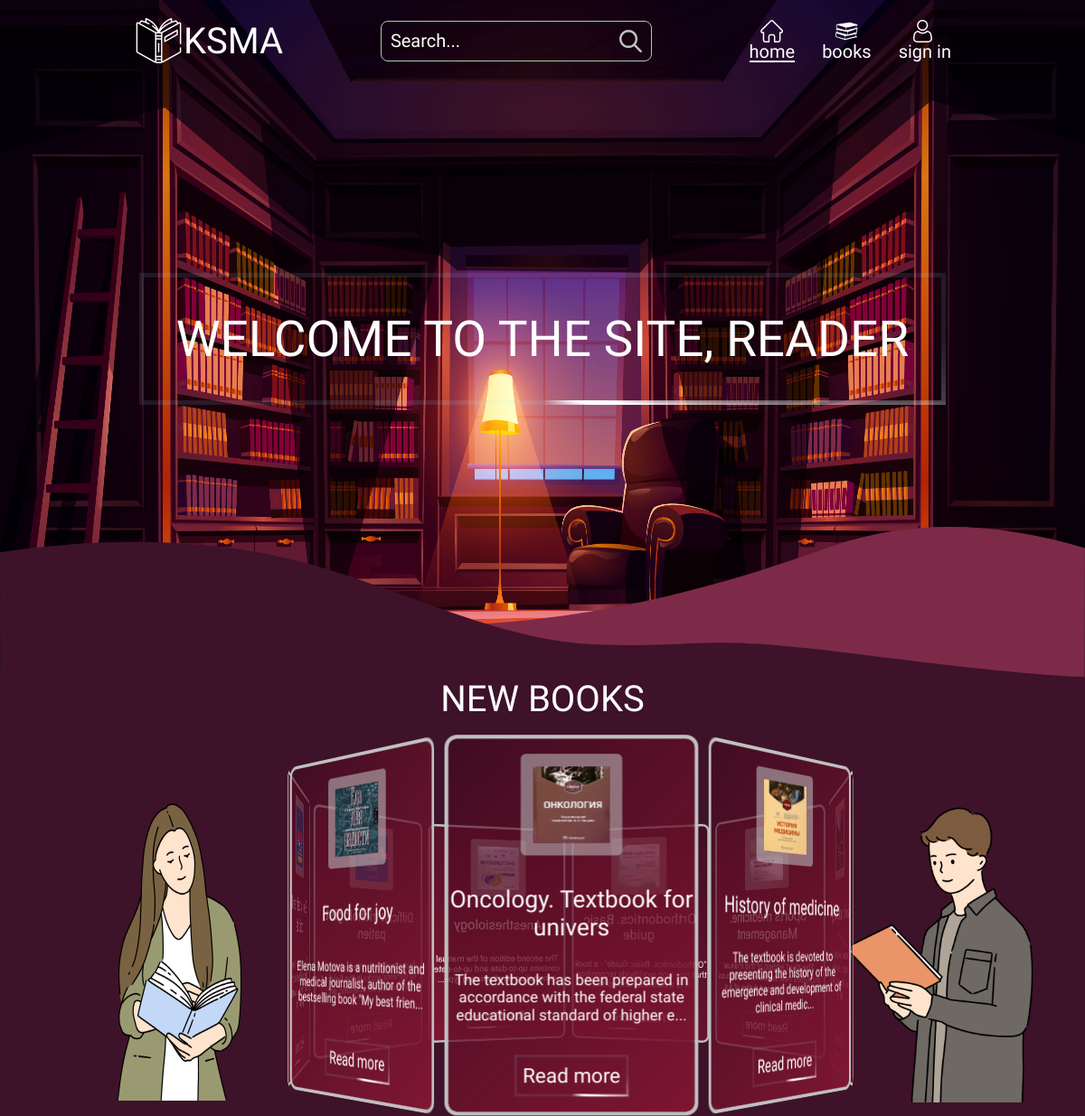
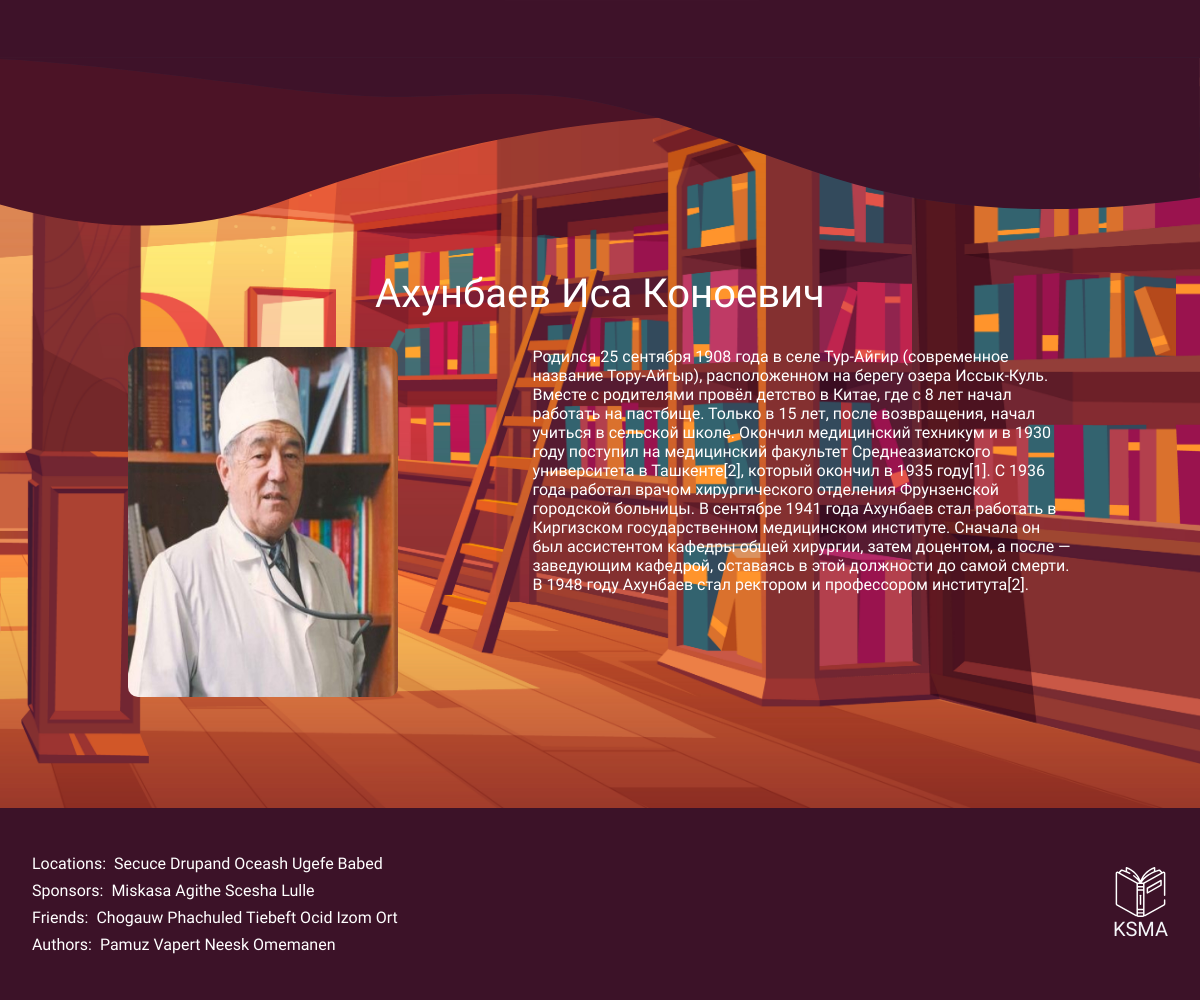
The page / on the database its author committed (2 pictures, top to bottom).
### users/models.py (models this page shows, shortened)
class AllBooksModel(models.Model):
    name_of_book = models.CharField(max_length=30)
    description_of_book = models.TextField()
    image_of_book = models.ImageField(upload_to='')
    author_of_book = models.CharField(max_length=50)
    short_description_of_book = models.TextField(max_length=100)
    course = models.CharField(choices=COURSE, max_length=100)
    download = models.FileField(upload_to=file_path ,blank=True, null=True, help_text='download only PDF')

class PersonModal(models.Model):
    name = models.CharField(max_length=150)
    text = models.TextField()
    image = models.ImageField(upload_to='')

### users/views.py (the view)
# urls.py: path('', HomeView.as_view(), name='users-home'),
class HomeView(generic.ListView):
    template_name = 'users/home.html'
    def get_queryset(self):
        books = AllBooksModel.objects.all()[::-1]
        books = books[:9]
        data = PersonModal.objects.all()
        context = {
        'books': books,
        'data':data,
        }
        return context

### users/templates/users/home.html (shortened to what this page needs)
{% extends 'index.html' %}
{% block content %}
<div class="wrap" style=" background-image: url(./media/3025.jpg);">
    <div class="box">
        <p class="welcome_text">WELCOME TO THE SITE, READER</p>
    </div>
</div>
<div class="section">
    <div class="section_text_div">
        <div class="section_text_title">NEW BOOKS</div>
    </div>
    <div class="sec_carousel_div">
        <div class="left_sec_div">
            <img src="../../../media/woman.png" class="sec_woman" alt="woman">
        </div>
        <div class="container">
            <div id="carousel">
                {% for i in object_list.books %}
                <figure class="sec_fig_lin">
                    <img src="{{i.image_of_book.url}}" class="carousel_img" alt="pict">
                    <h3 style="text-align: center;">{{i.name_of_book}}</h3>
                    <p class="carousel_p">{{i.short_description_of_book}}...</p>
                    <div class="box2">
                        <a class="carousel_a" href="{{i.id}}">Read more</a>
                    </div>
                </figure>
                {% endfor %}
            </div>
        </div>
        <div class="left_sec_svg">
            <img src="../../../media/manan.png" alt="muzhik" class="sec_man">
        </div>
    </div>
    <div class="section2" style="background-image: url(./media/lib2.jpg);">
        {% for i in object_list.data %}
        <div class="per_div">
            <h1 class="per_div_h">{{i.name}}</h1>
            <div class="per_div_child">
                <img src="{{i.image.url}}" alt="person" class="per_image">
                <p class="per_p">{{i.text}}</p>
            </div>
        </div>
        {% endfor %}
    </div>
</div>
{% endblock %}

### static/home.css (style rules this page uses)
* { margin: 0; padding: 0; box-sizing: border-box; color: white; font-family: 'Arima Madurai', cursive; }
:root { --d: 2500ms; --angle: 90deg; --gradX: 100%; --gradY: 50%; --c1: rgb(255, 255, 255); --c2: rgba(168, 239, 255, 0.1); }
.wrap { position: relative; width: 100%; height: 750px; background-size: 100% 100%; background-repeat: repeat-x; display: flex; align-items: center; justify-content: center; z-index: -1; }
.welcome_text { font-size: 55px; }
.wave { position: absolute; bottom: 0; left: 0; width: 100%; }
.box { font-size: 3vw; margin: max(1rem, 3vw); border: 0.35rem solid; padding: 3vw; border-image: conic-gradient( from var(--angle), var(--c2), var(--c1) 0.1turn, var(--c1) 0.15turn, var(--c2) 0.25turn ) 30; animation: borderRotate var(--d) linear infinite forwards; }
.box2 { padding: 5px; border: 2px solid; border-image: conic-gradient( from var(--angle), var(--c2), var(--c1) 0.1turn, var(--c1) 0.15turn, var(--c2) 0.25turn ) 10; animation: borderRotate var(--d) linear infinite forwards; }
.section { width: 100%; background-color: #3e1229; border: none; display: flex; align-items: center; justify-content: center; flex-wrap: wrap; gap: 30px; }
.section_text_div { width: 100%; display: flex; align-items: center; justify-content: center; }
.section_text_title { color: white; font-size: 40px; }
.section2 { position: relative; width: 100%; height: 750px; background-size: 100% 100%; background-repeat: no-repeat; display: flex; justify-content: center; align-items: center; }
.wave2 { width: 100%; top: 0px; left: 0; position: absolute; transform: rotate(180deg); }
.sec_carousel_div { width: 90%; margin: auto; display: flex; justify-content: space-between; align-items: center; }
.container { display: flex; justify-content: space-around; margin: 4% 0; width: 210px; height: 350px; position: relative; perspective: 1000px; }
#carousel { width: 100%; height: 100%; position: absolute; transform-style: preserve-3d; animation: rotation 15s infinite linear; }
#carousel figure { position: absolute; width: 200px; height: 300px; left: 10px; top: 10px; border: 3px solid silver; display: flex; align-items: center; flex-direction: column; justify-content: space-around; border-radius: 10px; }
.sec_fig_lin { background: linear-gradient(-45deg, #7e1632 0%, #43081e92 100%); }
.carousel_p { font-size: 12px; color: white; text-align: center; }
.carousel_a { text-decoration: none; }
.carousel_img { width: 80px; height: 80px; border-radius: 5%; border: 10px solid #c0c0c08d; }
.left_sec_svg { width: 200px; height: 400px; display: flex; align-items: center; justify-content: center; }
.sec_man { width: 350px; height: 350px; }
.sec_woman { width: 250px; height: 350px; }
#carousel figure:nth-child(1) { transform: rotateY(0deg) translateZ(288px); }
#carousel figure:nth-child(2) { transform: rotateY(40deg) translateZ(288px); }
#carousel figure:nth-child(3) { transform: rotateY(80deg) translateZ(288px); }
#carousel figure:nth-child(4) { transform: rotateY(120deg) translateZ(288px); }
#carousel figure:nth-child(5) { transform: rotateY(160deg) translateZ(288px); }
#carousel figure:nth-child(6) { transform: rotateY(200deg) translateZ(288px); }
#carousel figure:nth-child(7) { transform: rotateY(240deg) translateZ(288px); }
#carousel figure:nth-child(8) { transform: rotateY(280deg) translateZ(288px); }
#carousel figure:nth-child(9) { transform: rotateY(320deg) translateZ(288px); }
.per_div { width: 90%; height: auto; display: flex; flex-direction: column; padding-top: 100px; }
.per_div_h { text-align: center; font-size: 40px; }
.per_div_child { display: flex; width: 100%; align-items: flex-start; justify-content: space-around; margin-top: 30px; }
.per_p { width: 50%; }
.per_image { width: 25%; height: 350px; border-radius: 10px; }

### static/index.css (style rules this page uses)
body { overflow-x: hidden; }
* { margin: 0; padding: 0; box-sizing: border-box; color: white; font-family: 'Arima Madurai', cursive; font-weight: normal; }
:root { --d: 2500ms; --angle: 90deg; --gradX: 100%; --gradY: 50%; --c1: rgb(255, 255, 255); --c2: rgba(168, 239, 255, 0.1); }

### static/notes.css (style rules this page uses)
a { text-decoration: none; }

### rows shown on the page
AllBooksModel: image_of_book (picture), name_of_book "Oncology. Textbook for univers", short_description_of_book "The textbook has been prepared in accordance with the federal state educational standard of higher e"
AllBooksModel: image_of_book (picture), name_of_book "History of medicine", short_description_of_book "The textbook is devoted to presenting the history of the emergence and development of clinical medic"
AllBooksModel: image_of_book (picture), name_of_book "Maxillofacial Surgery", short_description_of_book "The textbook covers the issues of diagnosis, treatment and rehabilitation of patients with pathology"
AllBooksModel: image_of_book (picture), name_of_book "Sports medicine. Management", short_description_of_book "The third edition of this manual includes new sections that discuss the main tasks and duties of a s"
AllBooksModel: image_of_book (picture), name_of_book "Orthodontics. Basic guide", short_description_of_book "\"Orthodontics. Basic Guide\" - a book that has won worldwide recognition. It is a balanced and up-to-"
AllBooksModel: image_of_book (picture), name_of_book "Anesthesiology", short_description_of_book "The second edition of the manual contains up-to-date and up-to-date information on all existing type"
AllBooksModel: name_of_book "Difficult trichologist patien", short_description_of_book "Professor R. Trub - the author of fundamental works in the field of hair research; his scientific an"
AllBooksModel: image_of_book (picture), name_of_book "Stress, pain and opioids", short_description_of_book "Do you get stressed at least sometimes? There is hardly a person who would answer this question in t"
AllBooksModel: image_of_book (picture), name_of_book "Food for joy", short_description_of_book "Elena Motova is a nutritionist and medical journalist, author of the bestselling book \"My best frien"
PersonModal: name "Ахунбаев Иса Коноевич", image (picture), text "Родился 25 сентября 1908 года в селе Тур-Айгир (современное название Тору-Айгыр), расположенном на берегу озера Иссык-Куль. Вместе с родителями провёл детство в Китае, где с 8 лет начал работать на пастбище. Только в 15 лет, после возвращения, начал учиться в сельской школе. Окончил медицинский техникум и в 1930 году поступил на медицинский факультет Среднеазиатского университета в Ташкенте[2], который окончил в 1935 году[1]. С 1936 года работал врачом хирургического отделения Фрунзенской городской больницы. В сентябре 1941 года Ахунбаев стал работать в Киргизском государственном медицинском институте. Сначала он был ассистентом кафедры общей хирургии, затем доцентом, а после — заведующим…"
